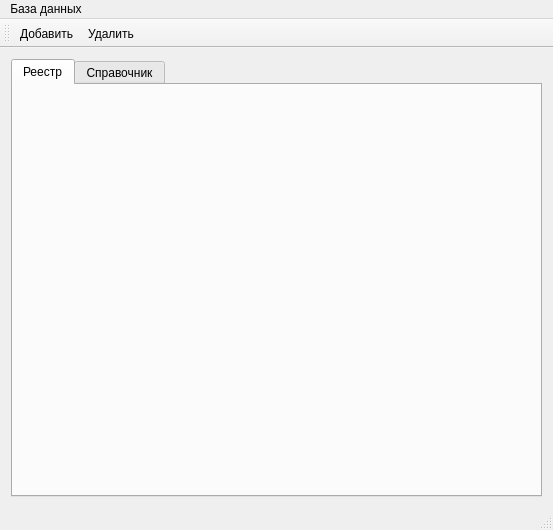
<?xml version="1.0" encoding="UTF-8"?>
<ui version="4.0">
 <class>MainWindow</class>
 <widget class="QMainWindow" name="MainWindow">
  <property name="geometry">
   <rect>
    <x>0</x>
    <y>0</y>
    <width>553</width>
    <height>530</height>
   </rect>
  </property>
  <property name="windowTitle">
   <string>MainWindow</string>
  </property>
  <widget class="QWidget" name="centralWidget">
   <layout class="QVBoxLayout" name="verticalLayout">
    <item>
     <widget class="QTabWidget" name="tabWidget">
      <property name="currentIndex">
       <number>0</number>
      </property>
      <widget class="RegistryWidget" name="registry">
       <attribute name="title">
        <string>Реестр</string>
       </attribute>
      </widget>
      <widget class="CatalogWidget" name="catalog">
       <attribute name="title">
        <string>Справочник</string>
       </attribute>
      </widget>
     </widget>
    </item>
   </layout>
  </widget>
  <widget class="QMenuBar" name="menuBar">
   <property name="geometry">
    <rect>
     <x>0</x>
     <y>0</y>
     <width>553</width>
     <height>20</height>
    </rect>
   </property>
   <widget class="QMenu" name="menu">
    <property name="title">
     <string>База данных</string>
    </property>
    <addaction name="createAction"/>
    <addaction name="connectAction"/>
    <addaction name="disconnectAction"/>
   </widget>
   <addaction name="menu"/>
  </widget>
  <widget class="QToolBar" name="mainToolBar">
   <attribute name="toolBarArea">
    <enum>TopToolBarArea</enum>
   </attribute>
   <attribute name="toolBarBreak">
    <bool>false</bool>
   </attribute>
   <addaction name="addAction"/>
   <addaction name="removeAction"/>
  </widget>
  <widget class="QStatusBar" name="statusBar"/>
  <action name="connectAction">
   <property name="text">
    <string>Подключить</string>
   </property>
  </action>
  <action name="disconnectAction">
   <property name="text">
    <string>Отключить</string>
   </property>
  </action>
  <action name="createAction">
   <property name="text">
    <string>Создать</string>
   </property>
  </action>
  <action name="addAction">
   <property name="text">
    <string>Добавить</string>
   </property>
   <property name="toolTip">
    <string>Добавить</string>
   </property>
  </action>
  <action name="removeAction">
   <property name="text">
    <string>Удалить</string>
   </property>
   <property name="toolTip">
    <string>Удалить</string>
   </property>
  </action>
 </widget>
 <layoutdefault spacing="6" margin="11"/>
 <customwidgets>
  <customwidget>
   <class>CatalogWidget</class>
   <extends>QWidget</extends>
   <header>catalogwidget.h</header>
   <container>1</container>
  </customwidget>
  <customwidget>
   <class>RegistryWidget</class>
   <extends>QWidget</extends>
   <header>registrywidget.h</header>
   <container>1</container>
  </customwidget>
 </customwidgets>
 <resources/>
 <connections/>
</ui>
